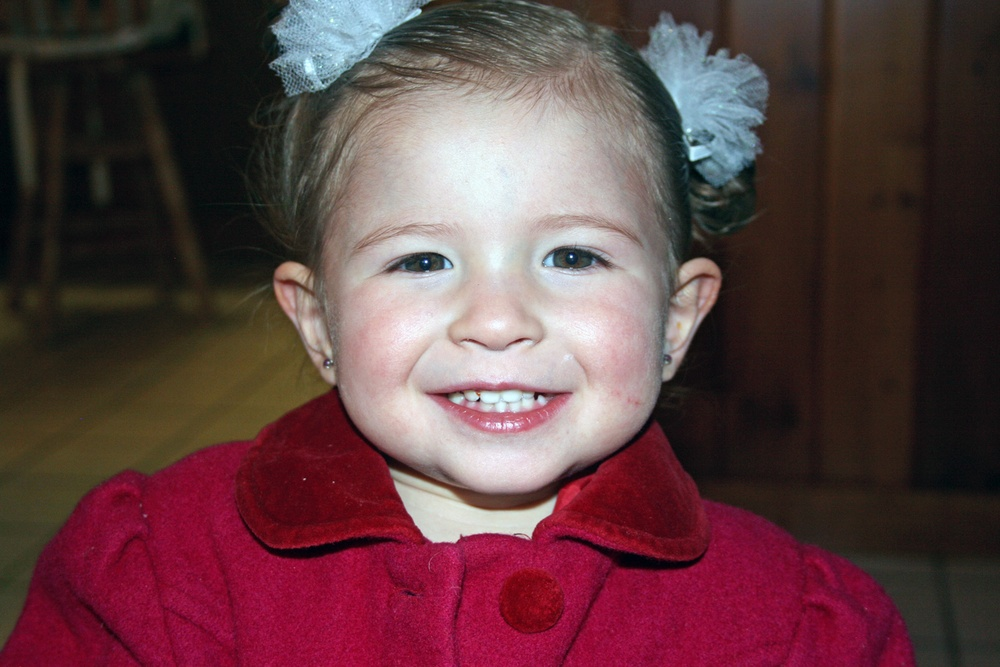
#> input picture template_matching/src/template.jpg, 1000 x 667 px, shrunk from 1500 x 1000 before the run
$ python template_matching.py
#> lines starting #> are read from the running program, lines starting #| are printed output that depends on the picture
#!/usr/bin/env python

import cv2
import numpy as np
import matplotlib.pyplot as plt

def main():
    img = cv2.imread('template.jpg',0)
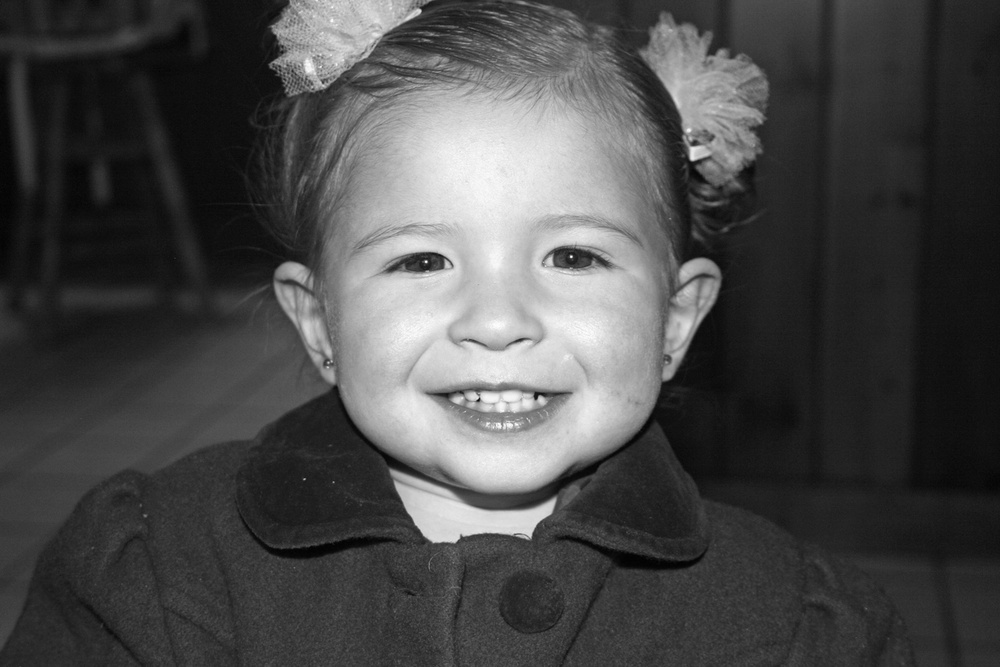
#> img: shape (667, 1000); min 0, max 255, mean 73.7
    img2 = img.copy()
    #img = cv2.imread('small.jpg',0)
    template = cv2.imread('small.jpg',0)
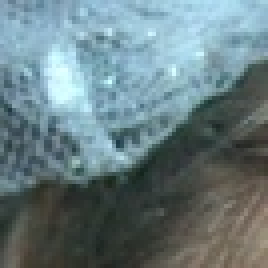
#> input picture template_matching/src/small.jpg, 67 x 67 px, shrunk from 100 x 100 before the run (shown 4 times larger)
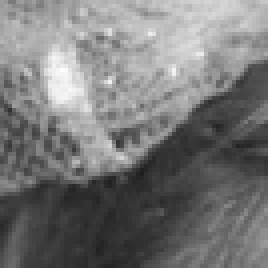
#> template: shape (67, 67) (shown 4 times larger); min 30, max 252, mean 119.2
    w, h = template.shape[::-1]
#> w = 67; h = 67

    # All the 6 methods for comparison in a list
    methods = ['cv2.TM_CCOEFF', 'cv2.TM_CCOEFF_NORMED', 'cv2.TM_CCORR',
            'cv2.TM_CCORR_NORMED', 'cv2.TM_SQDIFF', 'cv2.TM_SQDIFF_NORMED']

    for meth in methods :
        img = img2.copy()
        method = eval(meth)

        # Apply template Matching
        res = cv2.matchTemplate(img,template,method)
        min_val, max_val, min_loc, max_loc = cv2.minMaxLoc(res)

        # If the method is TM_SQDIFF of TM_SQDIFF_NORMED, take minimum
        if method in [cv2.TM_SQDIFF, cv2.TM_SQDIFF_NORMED] :
            top_left = min_loc
        else :
            top_left = max_loc
        bottom_right = (top_left[0] + w, top_left[1] + h)
        cv2.rectangle(img,top_left,bottom_right,255,2)

        plt.subplot(121),plt.imshow(res,cmap = 'gray')
        plt.title('Matching Result'), plt.xticks([]), plt.yticks([])
        plt.subplot(122),plt.imshow(img,cmap = 'gray')
        plt.title('Detected Point'), plt.xticks([]), plt.yticks([])
        plt.suptitle(meth)

        plt.show()
#> this loop made 6 passes
#> (min_val, max_val, min_loc, top_left, bottom_right) on passes 1 to 4: (-9968053, 13917989, (381, 253), (420, 510), (487, 577)), (-0.784, 0.99, (1, 379), (293, 47), (360, 114)), (7684260, 127067184, (159, 60), (446, 147), (513, 214)), (0.555, 0.998, (236, 233), (293, 47), (360, 114))
#> (min_val, max_val, max_loc, top_left, bottom_right) on passes 5 to 6: (256128, 75567584, (449, 137), (293, 47), (360, 114)), (0.00335, 1, (0, 0), (293, 47), (360, 114))
#> pass 1, in main, `res = cv2.matchTemplate(img,template,method)`:
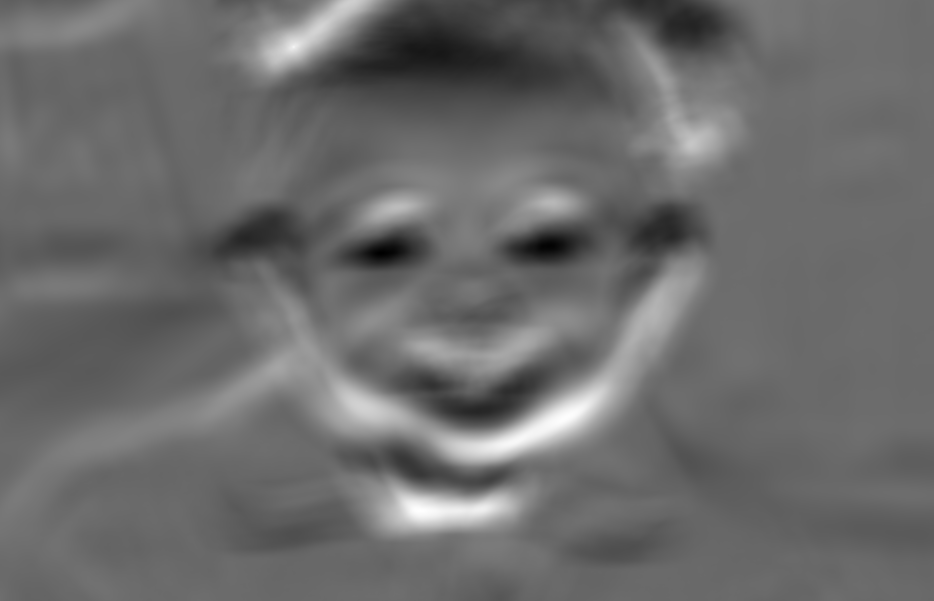
#> res: shape (601, 934) float32; min -9968053, max 13917989, mean 101866.7; drawn with min black and max white
#> pass 1, in main, `plt.show()`:
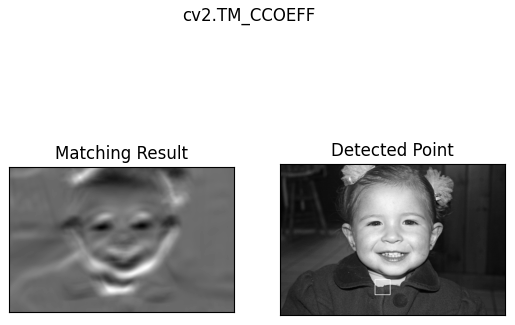
#> figure drawn by matplotlib, 2 panels
#> pass 2, in main, `res = cv2.matchTemplate(img,template,method)`:
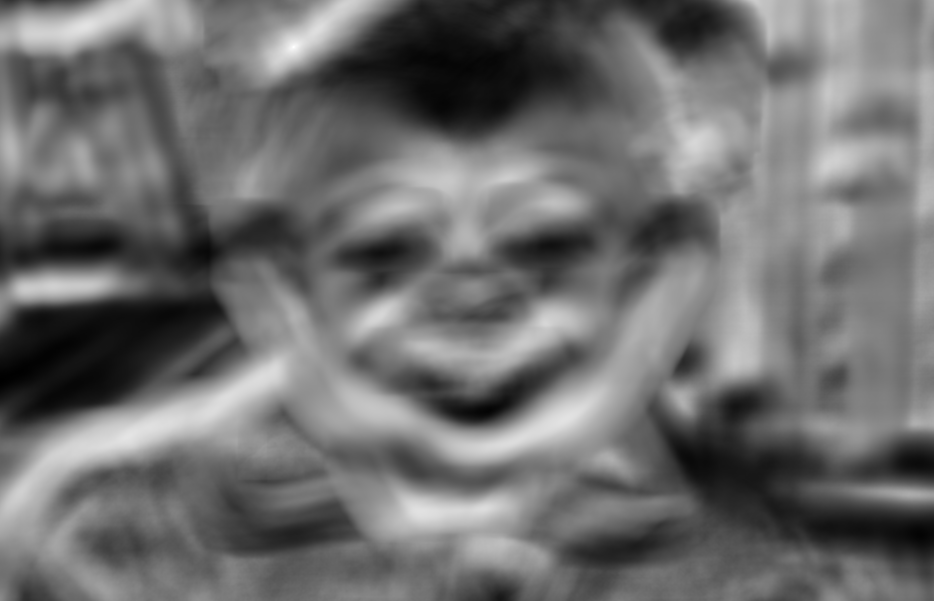
#> res: shape (601, 934) float32; min -0.784, max 0.99, mean -0.0181; drawn with min black and max white
#> after the loop:
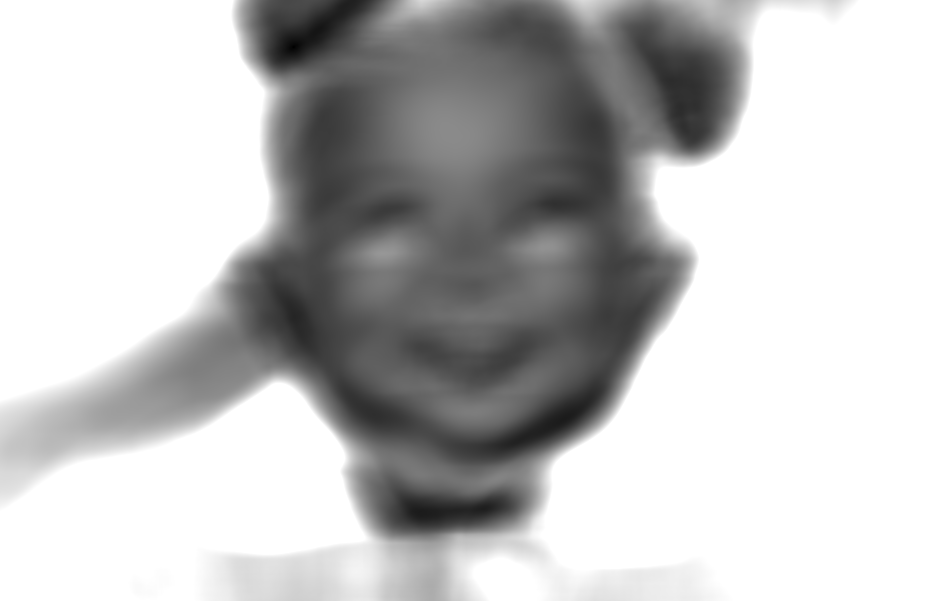
#> res: shape (601, 934) float32; min 0.00335, max 1, mean 0.755

if __name__ == "__main__":
    main()
